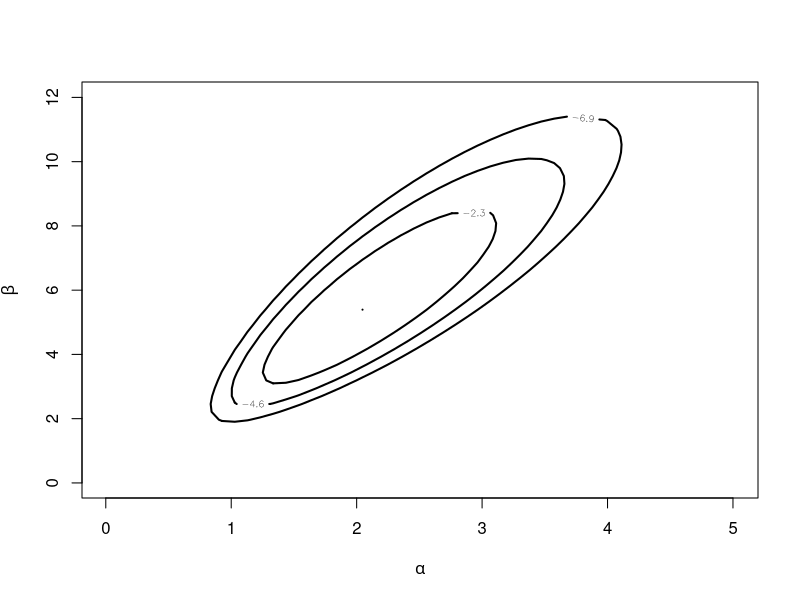
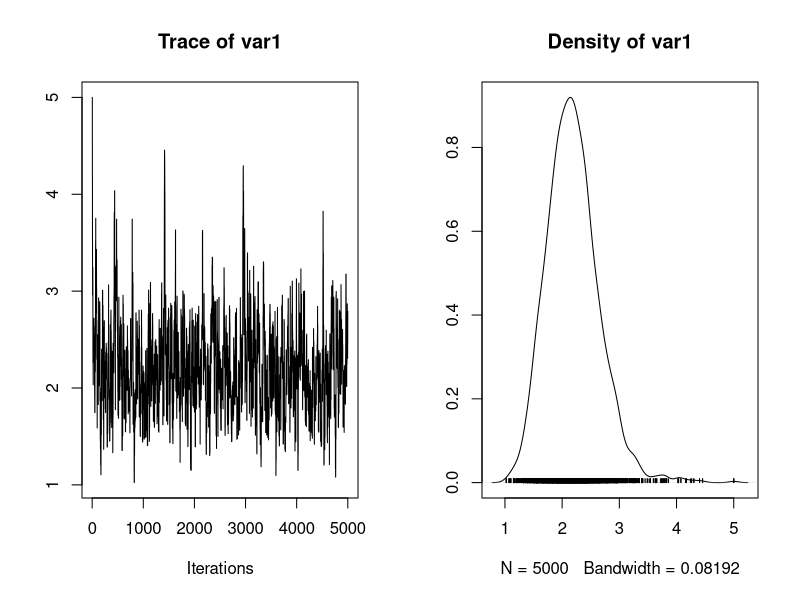
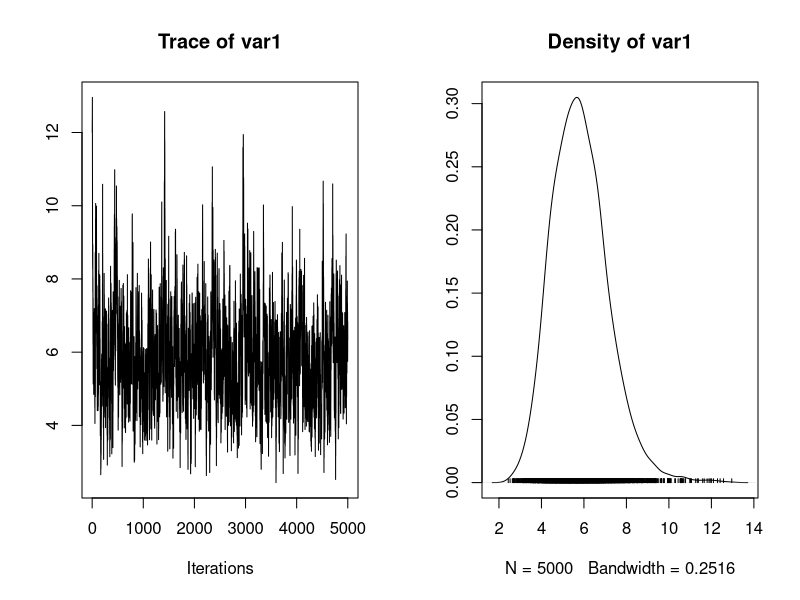

R code for these plots, in order:
library(coda)
library(LearnBayes)

y <- c(0.46162842,0.32546280,0.18797008,0.76845166,0.04301092,0.41355833,
       0.36185887,0.54708582,0.23919662,0.28029385,0.45574949,0.08003376,
       0.42898375,0.95687202,0.46743537,0.03854264,0.33286173,0.22253679,
       0.22063744,0.44068476,0.21077251,0.46399354,0.27928481,0.10385025,
       0.29417748,0.51466444,0.99218757,0.31253086,0.22571566,0.45682085)

lpost <- function(parm,data) {
  a <- parm[1]
  b <- parm[2] 
  z <- sum(dgamma(data,a,b,log=T)) + dgamma(a,2,1,log=T) + dgamma(b,5,1,log=T)
  return(z)
}

mycontour(lpost,c(0.01,5,0.01,12),y,xlab=expression(alpha),ylab=expression(beta))
z <- simcontour(lpost,c(0.01,5,0.01,12),y,10000)
lap <- laplace(lpost,c(2,1),y)

s <- 5000
a <- rep(0,s)
b <- rep(0,s)
acc <- 0
a[1] <- 5
b[1] <- 12

for (i in 2:s) {
  # Sample from beta
  b[i] <- rgamma(1,length(y)*a[i-1] + 5,1 + sum(y))

  #Sample from alpha 
  a[i] <- a[i-1]
  astar <- rnorm(1,a[i-1],0.5)
  if (astar > 0) {
    lnew <- lpost(c(astar,b[i]),y)
    lold <- lpost(c(a[i-1],b[i]),y)
    if (lnew - lold > log(runif(1))) {
      a[i] <- astar
      acc <- acc + 1
    }
  }
}

print(acc/s)

plot(as.mcmc(a))
plot(as.mcmc(b))
